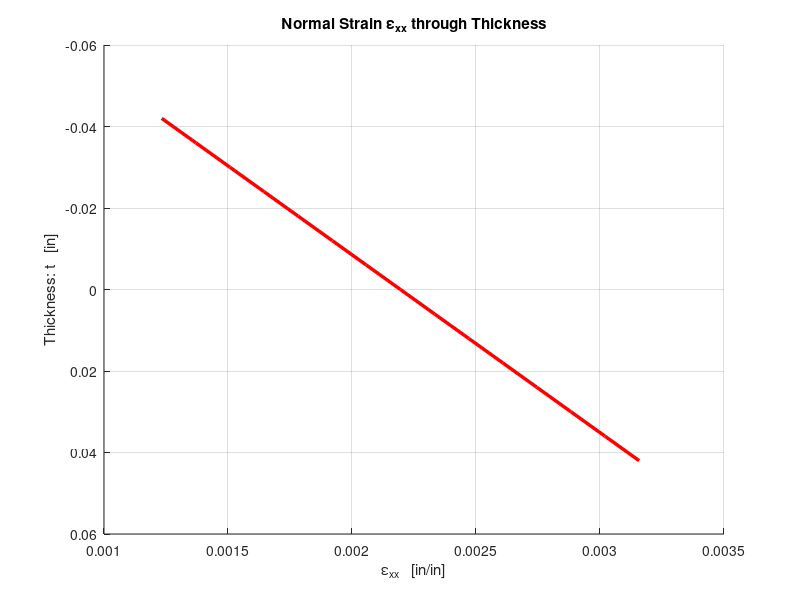
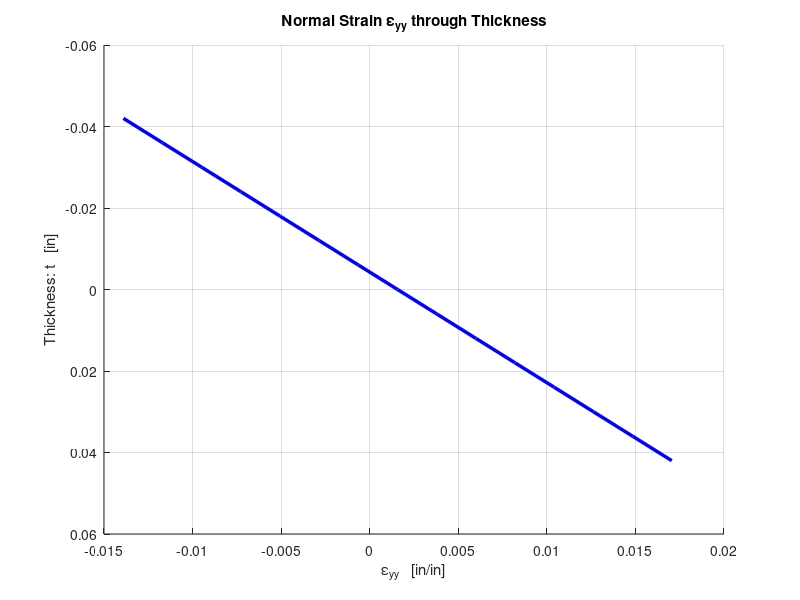
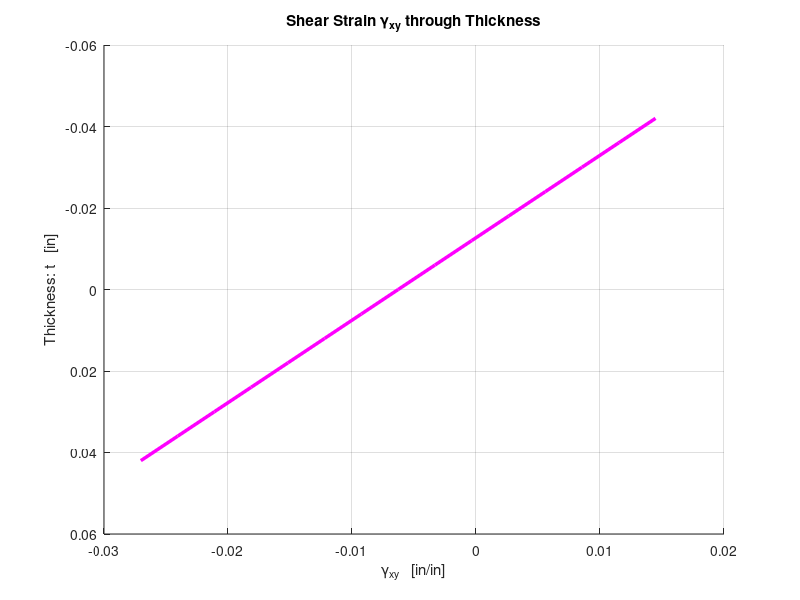
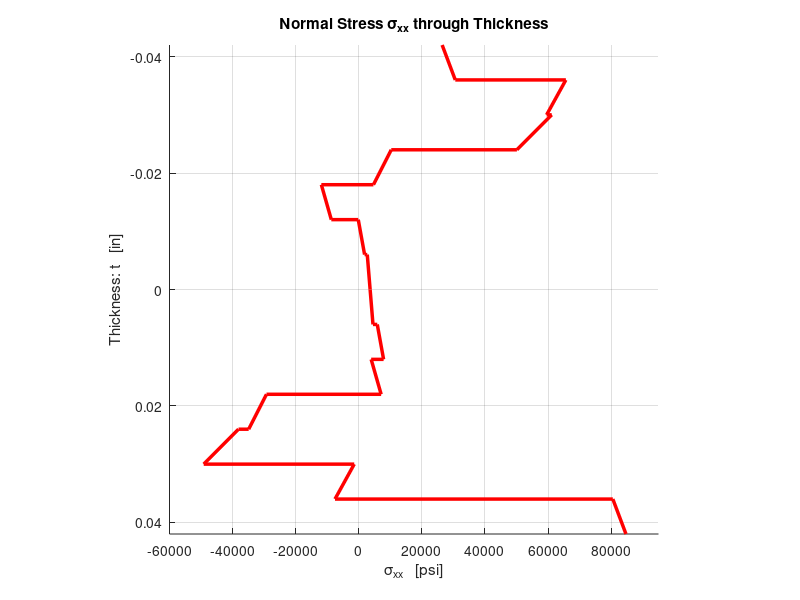

MATLAB code for these plots, in order: (Note: this script raises an error after producing the figures.)
clear; clc; close all
format short


%% -------------------------------  INPUTS  -------------------------------  

% Stiffness Props
Vf  = 0.675;
rho =  0.06;        %lbf/in^3
t   = 0.006;        %in

EL  =  25e6;        %psi
ET  = 1.4e6;        %psi
GLT = 0.6e6;        %psi
vLT =  0.23;        
vTL = ET/EL*vLT;

% Strength Props
XT =  490e3;        %psi
XC =  -91e3;        %psi
YT =  6.4e3;        %psi
YC = -6.4e3;        %psi
S  =  6.2e3;        %psi

% Allowable Strengths
FoS = 1.5;
XTallow = XT/FoS;
XCallow = XC/FoS;
YTallow = YT/FoS;
YCallow = YC/FoS;
Sallow  = S/FoS;

% Ext Loads
Nx  = 1000;     %lbf/in
Ny  =  500;     %lbf/in
Nxy = -500;     %lbf/in
Mx  =  -20;     %lbf-in/in
My  =   30;     %lbf-in/in
Mxy =  -25;     %lbf-in/in

N = [Nx Ny Nxy]';
M = [Mx My Mxy]';

%% ------------------------------  Analysis  ------------------------------  

% Q
vTL = ET/EL*vLT;
Q11 = EL/(1-vLT*vTL);
Q22 = ET/(1-vLT*vTL);
Q12 = vLT*ET/(1-vLT*vTL);
Q66 = GLT;

Q = [Q11  Q12   0 ;
     Q12  Q22   0 ;
      0    0   Q66];    %psi

% Qbar
th = 0;
c = cosd(th);
s = sind(th);
T = [   c^2  s^2    2*s*c;
        s^2  c^2   -2*s*c;
       -s*c  s*c  c^2-s^2];
Qb0 = inv(T)*Q*inv((T'));

th = 10;
c = cosd(th);
s = sind(th);
T = [   c^2  s^2    2*s*c;
        s^2  c^2   -2*s*c;
       -s*c  s*c  c^2-s^2];
Qb10 = inv(T)*Q*inv((T'));

th = 20;
c = cosd(th);
s = sind(th);
T = [   c^2  s^2    2*s*c;
        s^2  c^2   -2*s*c;
       -s*c  s*c  c^2-s^2];
Qb20 = inv(T)*Q*inv((T'));

th = 40;
c = cosd(th);
s = sind(th);
T = [   c^2  s^2    2*s*c;
        s^2  c^2   -2*s*c;
       -s*c  s*c  c^2-s^2];
Qb40 = inv(T)*Q*inv((T'));

th = 60;
c = cosd(th);
s = sind(th);
T = [   c^2  s^2    2*s*c;
        s^2  c^2   -2*s*c;
       -s*c  s*c  c^2-s^2];
Qb60 = inv(T)*Q*inv((T'));

th = 80;
c = cosd(th);
s = sind(th);
T = [   c^2  s^2    2*s*c;
        s^2  c^2   -2*s*c;
       -s*c  s*c  c^2-s^2];
Qb80 = inv(T)*Q*inv((T'));

th = 90;
c = cosd(th);
s = sind(th);
T = [   c^2  s^2    2*s*c;
        s^2  c^2   -2*s*c;
       -s*c  s*c  c^2-s^2];
Qb90 = inv(T)*Q*inv((T'));

Qb = [Qb0,Qb10,Qb20,Qb40,Qb60,Qb80,Qb90 Qb90,Qb80,Qb60,Qb40,Qb20,Qb10,Qb0];

n    = 14;
zmax = t*n/2;
z    = -zmax:t:zmax;

% A,B,D
A = zeros(3);	%3x3 matrix
B = zeros(3);	%3x3 matrix
D = zeros(3);	%3x3 matrix

for k = 1:n
    from = (k-1)*3+1;
    to   = k*3;
    A = A + (z(k+1) - z(k))*Qb(:,from:to);
    B = B + 1/2*(z(k+1)^2 - z(k)^2)*Qb(:,from:to);
    D = D + 1/3*(z(k+1)^3 - z(k)^3)*Qb(:,from:to);
end

% Strains & Stresses
Compl   = inv([A,B;B,D]);

StrCurv = Compl*[N;M];
eps0    = StrCurv(1:3);
k0      = StrCurv(4:6);

theta = [0 10 20 40 60 80 90 90 80 60 40 20 10 0];
epsXY = zeros(3,n+1);
strainXY = zeros(3,2*n);
stressXY = zeros(3,2*n);
stressLT = zeros(3,2*n);

iz = 1;
is = 1;
for z=z
    epsXY(:,iz) = eps0+z*k0;
        
    if iz >= 2
        from = (iz-2)*3+1;
        to   = (iz-1)*3;
        Qbar = Qb(:,from:to);
        stressXY(:,is) = Qbar*epsXY(:,iz);
        strainXY(:,is) = epsXY(:,iz);
        
        th = theta(iz-1);
        c  = cosd(th);
        s  = sind(th);
        Tg = [c^2  s^2    2*s*c;
              s^2  c^2   -2*s*c;
             -s*c  s*c  c^2-s^2];
        stressLT(:,is) = Tg*stressXY(:,is);

        is = is+1;
    end
    
    if iz <= n
        from = (iz-1)*3+1;
        to   = iz*3;
        Qbar = Qb(:,from:to);
        
        stressXY(:,is) = Qbar*epsXY(:,iz);
        strainXY(:,is) = epsXY(:,iz);
        
        th = theta(iz);
        c  = cosd(th);
        s  = sind(th);
        Tg = [c^2  s^2    2*s*c;
              s^2  c^2   -2*s*c;
             -s*c  s*c  c^2-s^2];
        stressLT(:,is) = Tg*stressXY(:,is);
        
        is = is+1;
    end
    iz = iz+1;
end


%% -------------------------------  Plots  -------------------------------  
% Strains
figure(1)
hold on
for i=1:n
    plot(strainXY(1,(i-1)*2+1:i*2),(i:i+1)*t-zmax-t,'r','LineWidth',2.5)
end
grid on
xlabel('\epsilon_{xx}   [in/in]')
ylabel('Thickness: t   [in]')
title('Normal Strain \epsilon_{xx} through Thickness')
view(0,-90)

figure(2)
hold on
for i=1:n
    plot(strainXY(2,(i-1)*2+1:i*2),(i:i+1)*t-zmax-t,'b','LineWidth',2.5)
end
grid on
xlabel('\epsilon_{yy}   [in/in]')
ylabel('Thickness: t   [in]')
title('Normal Strain \epsilon_{yy} through Thickness')
view(0,-90)

figure(3)
hold on
for i=1:n
    plot(strainXY(3,(i-1)*2+1:i*2),(i:i+1)*t-zmax-t,'m','LineWidth',2.5)
end
grid on
xlabel('\gamma_{xy}   [in/in]')
ylabel('Thickness: t   [in]')
title('Shear Strain \gamma_{xy} through Thickness')
view(0,-90)

% Stresses
figure(4)
hold on
for i=1:n
    plot(stressXY(1,(i-1)*2+1:i*2),(i:i+1)*t-zmax-t,'r','LineWidth',2.5)
    if i>=1 && i<n
        plot([stressXY(1,i*2), stressXY(1,i*2+1)],[i+1 i+1]*t-zmax-t,'r','LineWidth',2.5)
    end
end
grid on
xlabel('\sigma_{xx}   [psi]')
ylabel('Thickness: t   [in]')
title('Normal Stress \sigma_{xx} through Thickness')
axis([-6e4 9.5e4 -zmax zmax]); axis square
view(0,-90)

figure(5)
hold on
for i=1:n
    plot(stressXY(2,(i-1)*2+1:i*2),(i:i+1)*t-zmax-t,'b','LineWidth',2.5)
    if i>=1 && i<n
        plot([stressXY(2,i*2), stressXY(2,i*2+1)],[i+1 i+1]*t-zmax-t,'b','LineWidth',2.5)
    end
end
grid on
xlabel('\sigma_{yy}   [psi]')
ylabel('Thickness: t   [in]')
title('Normal Stress \sigma_{yy} through Thickness')
axis([-7e4 10e4 -zmax zmax]); axis square
view(0,-90)

figure(6)
hold on
for i=1:n
    plot(stressXY(3,(i-1)*2+1:i*2),(i:i+1)*t-zmax-t,'m','LineWidth',2.5)
    if i>=1 && i<n
        plot([stressXY(3,i*2), stressXY(3,i*2+1)],[i+1 i+1]*t-zmax-t,'m','LineWidth',2.5)
    end
end
grid on
xlabel('\tau_{xy}   [psi]')
ylabel('Thickness: t   [in]')
title('Shear Stress \tau_{xy} through Thickness')
axis([-5e4 3e4 -zmax zmax]); axis square
view(0,-90)

%% -----------------------  Margins of Safety: MoS  -----------------------
% FoS = 1.5;
% XTallow = XT/FoS;
% XCallow = XC/FoS;
% YTallow = YT/FoS;
% YCallow = YC/FoS;
% Sallow  = S/FoS;

for is=1:2*n
    for it=1:3
        switch it
            case 1
                Sapplied = stressLT(it,is);
                if Sapplied>=0
                    % XTallow
                    MoS(it,is) = XTallow/Sapplied - 1;
                else
                    % XCallow
                    MoS(it,is) = XCallow/Sapplied - 1;
                end
            case 2
                Sapplied = stressLT(it,is);
                if Sapplied>=0
                    % YTallow
                    MoS(it,is) = YTallow/Sapplied - 1;
                else
                    % YCallow
                    MoS(it,is) = YCallow/Sapplied - 1;
                end
            case 3
                % Sallow
                Sapplied = stressLT(it,is);
                MoS(it,is) = Sallow/abs(Sapplied) - 1;
        end
    end
end
    
minMoS = min(MoS,[],'all')

% Safe Design
NMsafe = (1+minMoS)*[N;M]
